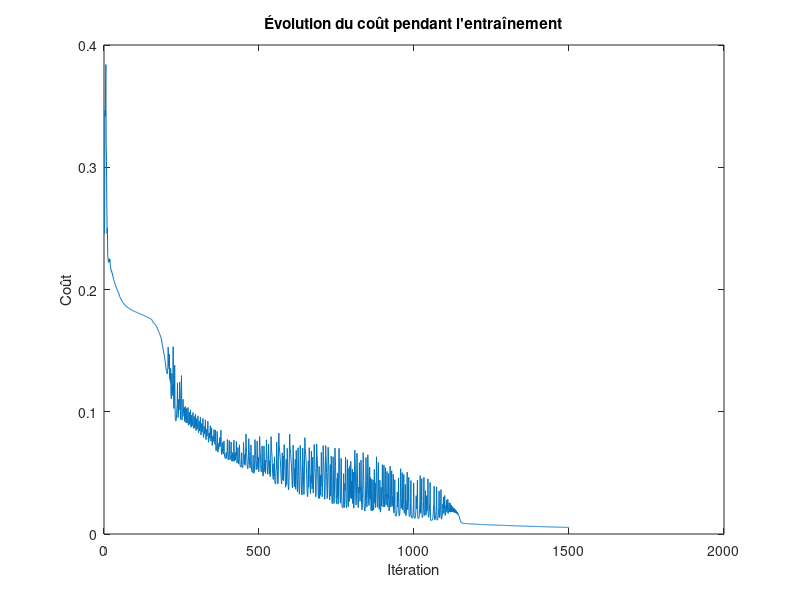

Write the MATLAB code that produced this figure. (Note: this script raises an error after producing the figure.)
clear all
close all
load('DataSimulation/DataTrain_2Classes_Perceptron_2.mat');

N=length(data); % On enleve le biais
data = [ones(1, N); data]; % Ajout du biais à la matrice data
P = 2; % Nombre de classes
MC = zeros(P, N); % Matrice cible
nbItMax = 1500; % Nombre d'itérations
L= 15; % nombre de neurones de la couche cachée

c=c+1;
% Remplissage de la matrice cible avec un encodage One-Hot
for n = 1:N
    MC(c(n), n) = 1; % Met 1 dans la ligne correspondant à la classe
    % avec c(n) la Classe de l'exemple n (supposée être entre 1 et P)
end

% Initialisation des paramètres
#w1 = randn(3,L)*sqrt(2/3); % Initialisation He pour la première couche
#w2 = randn(L,P)*sqrt(2/L); % Initialisation He pour la deuxième couche
rho = 12;
w1 = zeros(3,L);
w1(:,1)=[7.7044,1.9583,0.16956];
z1 = zeros(L,N);
y1 = zeros(L,N);

w2 = zeros(L,P); %taille 2*15
w2(:,1)=[-4.1545,-6.165,0.081463,-7.0899,2.0582,6.2843,7.0354,4.0291,4.5846,-7.7424,-2.9155,6.0034,5.7462,0.70189,-6.1575];
z2 = zeros(P,N); %taille 15*2000
y2 = zeros(P,N);%taille 15*2000

% Propagation avant pour la couche cachée
z1 = w1.'* data; % Calcul de z1 (L x N)
y1 = 1 ./ (1 + exp(-z1));

% Propagation avant pour la couche de sortie
z2 = w2.'* y1; % Calcul de z2 (P x N)
y2 = 1 ./ (1 + exp(-z2)); % Activation sigmoïde pour la couche de sortie (P x N)

% Initialisation de J
J2(1) = sum(sum((y2 - MC).^2)) / (2 * N); % Critère pour les paramètres initiaux


% 2. Descente de gradient
for ind = 2:nbItMax;
			% Calcul de z et y
        z1 = w1.' * data;
        y1 = 1 ./ (1 + exp(-z1));

        z2 = w2.' * y1;
        y2 = 1 ./ (1 + exp(-z2));


        % Calcul de l'erreur de la couche de sortie
        delta2 = (y2 - MC) .* y2 .* (1 - y2); % Taille (P, N)

        % Calcul de l'erreur de la couche cachée
        delta1 = (w2 * delta2) .* y1 .* (1 - y1); % Taille (L, N)

        % Calcul des gradients
        gradJ2 = (y1 * delta2') / N; % Taille (L, P)
        gradJ1 = (data * delta1') / N; % Taille (I_0 + 1, L)

        % Mise à jour des poids
        w1 = w1 - rho * gradJ1;
        w2 = w2 - rho * gradJ2;


    % Calcul du critère de coût (J) pour l'itération
    J2(ind) = sum(sum((y2 - MC) .^ 2)) / (2 * N);
end



printf('Partie entrainement OK \n')

% Ajoutez après la boucle d'entraînement
figure;
plot(J2);
title('Évolution du coût pendant l''entraînement');
xlabel('Itération');
ylabel('Coût');

% Partie Test
load('DataSimulation\DataTest_2Classes_Perceptron_2.mat');

% Initialisation de ztest et ytest
ztest1 = zeros(L,N);
ytest1 = zeros(L,N);

ztest2 = zeros(P,N);
ytest2 = zeros(P,N);

datatest = [ones(1, N); dataTest]; % Ajout du biais

% Calcul des éléments de ztest et ytest
ztest1= w1.' * datatest; % Calcul de ztest pour la classe p
ytest1= 1 ./ (1 + exp(-ztest1)); % Calcul de ytest (activation sigmoïde)

ztest2= w2.' * ytest1; % Calcul de ztest pour la classe p
ytest2= 1 ./ (1 + exp(-ztest2)); % Calcul de ytest (activation sigmoïde)

##% Ajoutez ce code après le calcul de ytest2
##figure;
##subplot(2,1,1);
##plot(ytest2(1,:), 'b.'); hold on;
##plot(ytest2(2,:), 'r.');
##title('Probabilités de sortie pour chaque classe');
##legend('Classe 0', 'Classe 1');
##ylabel('Probabilité');
##xlabel('Échantillon');
##
##subplot(2,1,2);
##histogram(ytest2(1,:), 20, 'Normalization', 'probability');
##hold on;
##histogram(ytest2(2,:), 20, 'Normalization', 'probability');
##title('Distribution des probabilités');
##legend('Classe 0', 'Classe 1');


% Classification : assigner chaque exemple à la classe avec la probabilité maximale
[~, classe_ytest] = max(ytest2);
classe_ytest = classe_ytest-1 ;

%---------------------------------------------------------
% Génération de la matrice de confusion
matriceConf = confusionmat(cTest, classe_ytest, 'Order', [0 1]);

% Affichage de la matrice de confusion
fprintf('Matrice de confusion :\n');
disp(matriceConf);

% Affichage de la matrice de confusion sous forme graphique
figure('Name', 'Matrice de Confusion', 'NumberTitle', 'off');
imagesc(matriceConf);
colormap(jet);
colorbar;

% Annotation des cellules
textStrings = num2str(matriceConf(:), '%d');  % Convertir les valeurs en texte
textStrings = strtrim(cellstr(textStrings));  % Supprimer les espaces inutiles
[x, y] = meshgrid(1:2);  % Coordonnées pour chaque cellule
text(x(:), y(:), textStrings, 'HorizontalAlignment', 'center', 'Color', 'white');

% Paramètres de l'affichage
title('Matrice de Confusion');
xlabel('Classe Prédite');
ylabel('Classe Réelle');
set(gca, 'XTick', 1:2, 'XTickLabel', {'Classe 0', 'Classe 1'}, 'YTick', 1:2, 'YTickLabel', {'Classe 0', 'Classe 1'});
axis square;

% Précision globale
precision = sum(diag(matriceConf)) / sum(matriceConf(:)) * 100;
fprintf('Précision globale : %.2f%%\n', precision);
